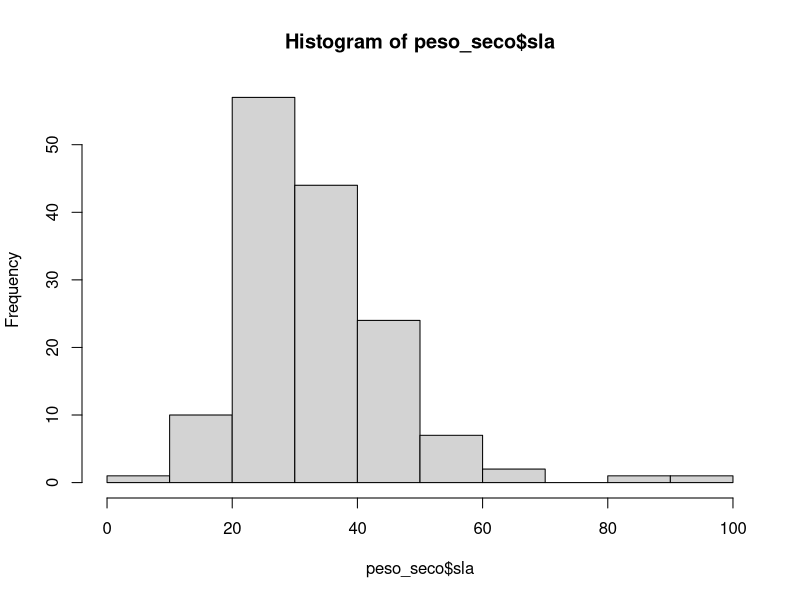
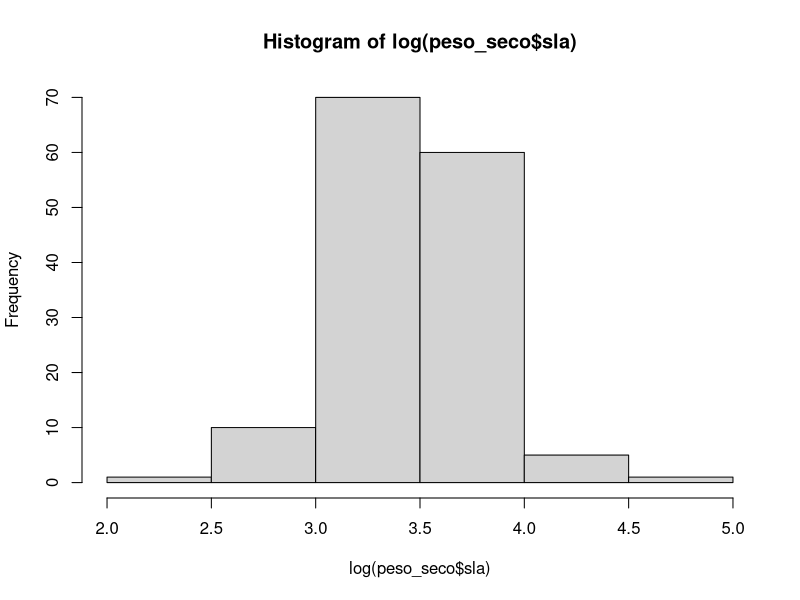

Reproduce these figures in R, in order. (Note: this script raises an error after producing the figures.)
# Cargar bases

getwd()
library(readxl)
peso_seco <- read.csv("./db/peso_seco.csv")
tricomas <- read.csv("./db/tricomas.csv")




#################################################################################
###############  PROBANDO GRAFICAS EN R  ########################################
#################################################################################
head(peso_seco)
hist(peso_seco$sla)
hist(log(peso_seco$sla))

head(tricomas)

plot(log(peso_seco$sla), tricomas$leafMean)
### https://www.youtube.com/watch?v=BffAQZzbBms&t=3873s